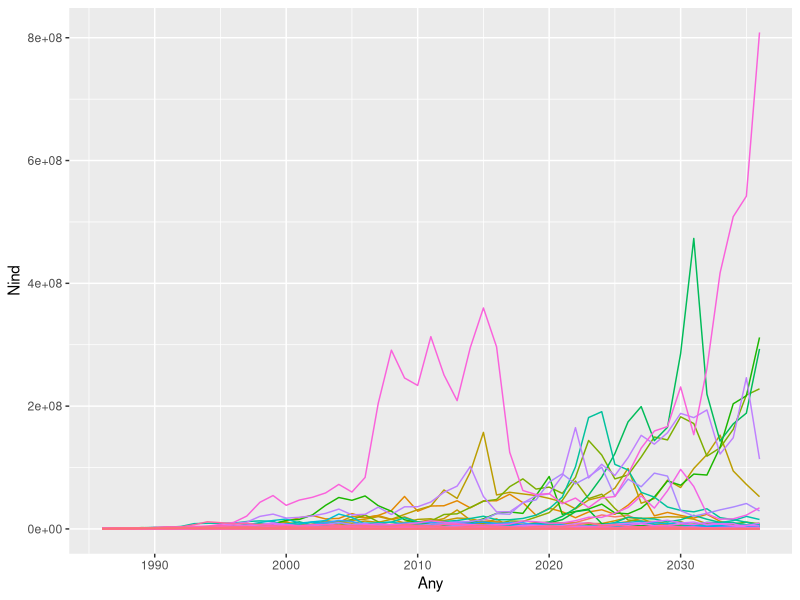
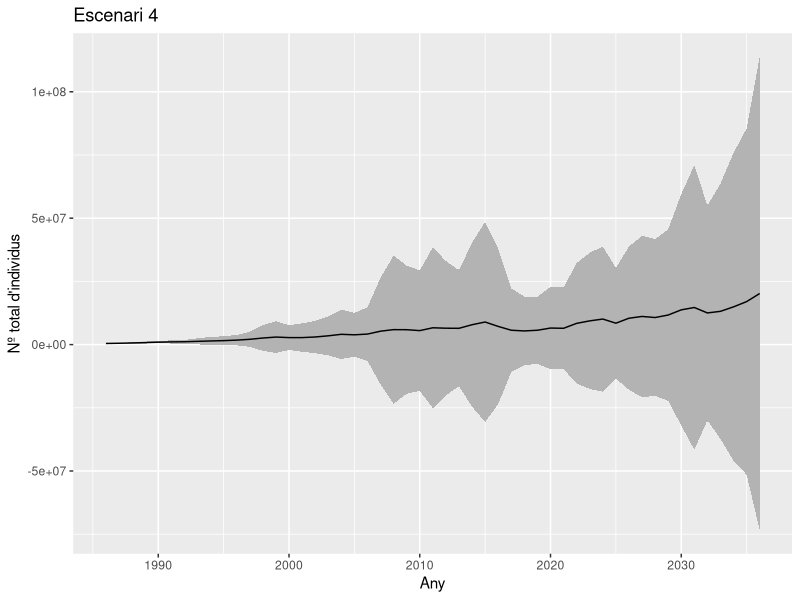

Recreate these plots in R, in order.
# Llibreries utilitzades

library(ggplot2)
library(tidyr)
library(dplyr)
library(truncnorm)
library(purrr)
library(tidyr)


# Espècie: Gopherus agasizii ----------------------------------------------
# Creem la matriu de transicio mitjana de Lotus arinagensis per la poblacio del Burrero


matriu_pob_goph <- matrix(c(
  0,	0,	0,	0,	0, 0.042,	0.069,	0.069,
  0.716,	0.567,	0,	0,	0,	0,	0,	0,
  0,	0.149,	0.567,	0,	0,	0,	0,	0,
  0,	0,	0.149,	0.604,	0, 0, 0, 0,
  0,	0,	0,	0.235,	0.56,	0,	0,	0,
  0,	0,	0,	0,	0.225,	0.678,	0,	0,
  0,	0,	0,	0,	0,	0.249,	0.851,	0,
  0,	0,	0,	0,	0,	0,	0.016,	0.86
), nrow = 8, byrow = TRUE)

matriu_pob_goph

#creem el vector inicial
vector_inicial <- matrix(c(
  0,
  8276,
  22759,
  28966,
  26897,
  66209,
  167592,
  124142
), nrow = 8, byrow = TRUE)


### Fixar llavor pq resultats aleatoris siguin reproduïbles
# el número q poseu és igual, però si el fixeu sempre tindreu els mateixos resultats

set.seed(123)

# Creem un objecte que sigui el vector inicial per crear la taula més endavant
projeccio_poblacio<-vector_inicial

# Nombre de simulacions
n_sim <- 100

# Diem aquí quants anys volem simular
n_temps <- 50 

# Any inicial (m'ho invento)
y_inici <- 1986

# crear una llista buida per a guardar els resultats

poblist <- vector(length=n_sim,mode='list')

###### Escenari 1
# bucle de càlcul

for(sim in 1:n_sim) {
  
  projeccio_poblacio<-vector_inicial
  
  for (time_step in 1:n_temps) {
  
    # Aquí introduïm estocasticitat en dos paràmetres de la matriu
    # Cada any que passa, aquests valors es mostrejen d'una distribució
    # normal, truncada (per no triar valors erronis)
    
    a1<-rtruncnorm(1, mean = 0.2, sd = 0.5,a=0)
    a2<-rtruncnorm(1, mean = 0.99, sd = 0.5,a=0)
    a3<-rtruncnorm(1, mean = 0.99, sd = 0.5,a=0)
    
    #Aquests valors els hem escollit nosaltres en base a la bibliografia i
    #en base als valors de la matriu d'elasticitat
    #van canviant a1, a2 i a3 de manera aleatoria
  
    matriu_pob_goph <- matrix(c(
      0,	0,	0,	0,	0, 0.042,	0.069,	0.069,
      0.716,	0.567,	0,	0,	0,	0,	0,	0,
      0,	0.149,	0.567,	0,	0,	0,	0,	0,
      0,	0,	0.149,	0.604,	0, 0, 0, 0,
      0,	0,	0,	0.235,	0.56,	0,	0,	0,
      0,	0,	0,	0,	0.225,	0.678,	0,	0,
      0,	0,	0,	0,	0,	0.249,	a2,	0,
      0,	0,	0,	0,	0,	0,	a1,	a3
    ), nrow = 8, byrow = TRUE)
    
    # print(matriu_pob_lotus)
    
    projeccio_poblacio<-cbind(
      projeccio_poblacio,
      round(matriu_pob_goph%*%projeccio_poblacio[,time_step],0)
    )
    
  }
  
  # mostra num simulacio en consola
  print(sim)
  # mostra proj poblacio en consola
  print(projeccio_poblacio)
  # guarda cada proj com a element de la llista
  poblist[[sim]] <- projeccio_poblacio
  # esborra
  rm(projeccio_poblacio)
}


# poblist és una llista que té n_sim elements
# p.ex. per veure q hi ha al primer element:
poblist[[1]]


# Crear data frame amb Nindividus per cada simulacio i any

pob_df <- poblist %>% 
  # la funció map_dfc (paquet purrr) aplica la funció següent per cada element d'una llista i 
  # dóna un data frame
  map_dfc(
    # suma tots els estadis per cada any i simulació
    ~apply(.x,2,sum)) %>% 
  setNames(1:n_sim) %>% 
  cbind(Any=y_inici:(y_inici+n_temps),.) %>% 
  pivot_longer(cols=-Any,names_to='simulation',values_to='Nind') 

# Gràfics de totes les simulacions (fer només si n'hi ha poques, si no, no es veurà res)
# Vigileu perquè pot trigar una mica

ggplot(pob_df, aes(x=Any,y=Nind,col=simulation))+
  geom_line()+
  guides(col="none")
#no presentem això, sino un promig

# Resum de les simulacions
# mitjana i SD per cada any

pobdf_resum <- pob_df %>% 
  group_by(Any) %>% 
  summarise(
    Ntotal=mean(Nind,na.rm=TRUE),
    SDtotal=sd(Nind,na.rm=TRUE)
  )
pobdf_resum
# Gràfic mostrant N mitjana +/- SD

ggplot(pobdf_resum,aes(x=Any,y= Ntotal))+
  geom_ribbon(aes(ymin=Ntotal-SDtotal,ymax=Ntotal+SDtotal),fill='grey70')+
  geom_line(aes(y=Ntotal))+ xlab("Any") + ylab("Nº total d'individus")+ ggtitle("Escenari 4")
# a4 i d4 canvia de manera diferent a cada simulació, cadasquna la fas per 50 anys
#el primer gráfic surten moltes linees i a la seguent resumim

#-------------
j1<-rtruncnorm(1, mean = 0.9, sd = 0.5,a=0)
j2<-rtruncnorm(1, mean = 0.4, sd = 0.5,a=0)
j3<-rtruncnorm(1, mean = 0.4, sd = 0.5,a=0)

r1<-rtruncnorm(1, mean = 0.2, sd = 0.5,a=0)
r2<-rtruncnorm(1, mean = 0.15, sd = 0.5,a=0)
